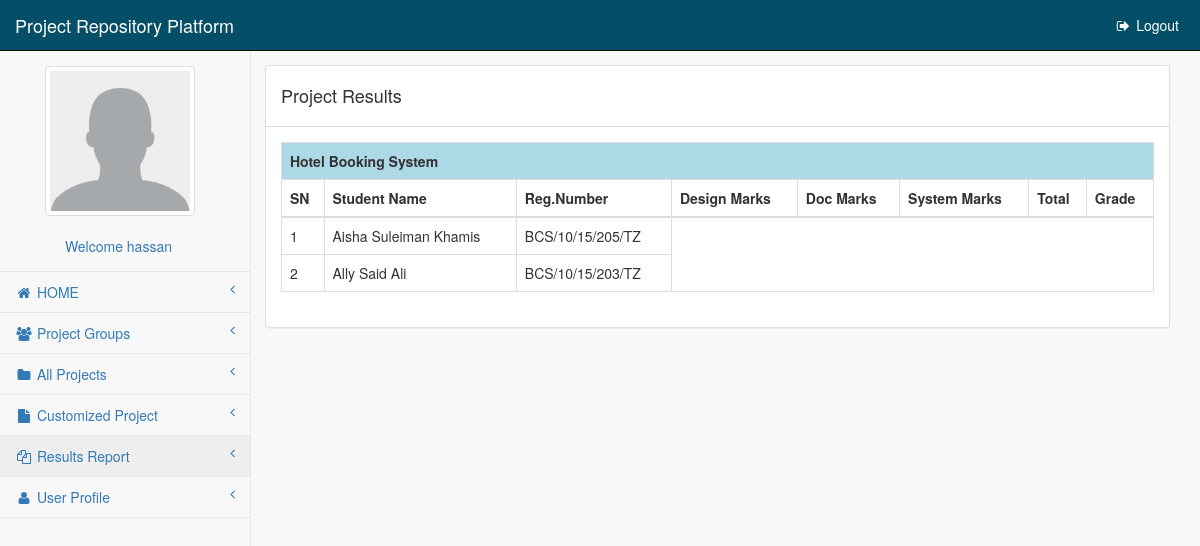
Page /resultReport.php (signed in) on the committed database.
### tables this page shows
CREATE TABLE IF NOT EXISTS `supervisor` (
  `sprID` int(11) NOT NULL,
  `fName` varchar(20) NOT NULL,
  `mName` varchar(20) NOT NULL,
  `lName` varchar(20) NOT NULL,
  `gender` varchar(50) DEFAULT NULL,
  `email` varchar(50) NOT NULL,
  `telNo` varchar(20) NOT NULL,
  `profilePic` varchar(100) DEFAULT 'ProfilePix/user.png',
  `userID` int(11) DEFAULT NULL
);

CREATE TABLE IF NOT EXISTS `project` (
  `projectID` int(11) NOT NULL,
  `title` varchar(200) NOT NULL,
  `problem_statement` text NOT NULL,
  `current_situation` text NOT NULL,
  `proposed_solution` text NOT NULL,
  `main_objectives` text NOT NULL,
  `anticipated_artifact` text NOT NULL,
  `hardware_requirement` text NOT NULL,
  `software_requirements` text NOT NULL,
  `year` varchar(50) NOT NULL,
  `abstract` text,
  `future` text,
  `techID` int(11) DEFAULT NULL,
  `comment_flag` int(11) DEFAULT '0'
);

CREATE TABLE IF NOT EXISTS `student` (
  `stdID` int(11) NOT NULL,
  `fName` varchar(20) NOT NULL,
  `mName` varchar(20) NOT NULL,
  `lName` varchar(20) NOT NULL,
  `gender` varchar(20) DEFAULT NULL,
  `regNo` varchar(20) NOT NULL,
  `email` varchar(50) DEFAULT NULL,
  `telNo` varchar(20) DEFAULT NULL,
  `profilePic` varchar(100) DEFAULT 'ProfilePix/user.png',
  `prgID` int(11) DEFAULT NULL,
  `userID` int(11) DEFAULT NULL
);

### classProject.php (called while the page is built, shortened)
<?php
class project {
    function object() {
        $obj = new database();
        $db = $obj->connect();
        return $db;
    }
    function profileSupervisor($userID) {
        $resultss = $this->object()->query("SELECT * FROM supervisor,user WHERE supervisor.userID='$userID' AND supervisor.userID=user.userID");
        $count=$resultss->num_rows;
		$rows = array();
        while ($count>=1) {
			$rows[] = $resultss->fetch_array();
			$count--;
        }
		return $rows;
	}
	function viewStudentProposal($projectID) {
		$resultss = $this->object()->query("SELECT student.stdID,fName,mName,lName,prgName,prgCode,gender,regNo,telNo,email,student_project.id FROM student,student_project,programme where student_project.projectID='$projectID' AND student.stdID=student_project.stdID AND student.prgID=programme.prgID ORDER BY fName ASC");
        $count=$resultss->num_rows;
		$rows = array();
        while ($count>=1) {
			$rows[] = $resultss->fetch_array();
			$count--;
        }
		return $rows;
	}
    function myGroups($sprID) {
        $resultss = $this->object()->query("SELECT project.projectID,title,year FROM project,student_project,supervisor WHERE supervisor.sprID='$sprID' AND student_project.sprID=supervisor.sprID AND project.projectID=student_project.projectID GROUP BY project.projectID ORDER BY year Desc");
        $count=$resultss->num_rows;
		$rows = array();
        while ($count>=1) {
			$rows[] = $resultss->fetch_array();
			$count--;
        }
        return $rows;
    }
	function viewResult($id) {
		$resultss = $this->object()->query("SELECT * from result where Id='$id'");
        $count=$resultss->num_rows;
		$rows = array();
		return $rows;
	}
}

### resultReport.php (the view, shortened to what this page needs)
<!DOCTYPE html>
<?php
include 'classProject.php';
                  $userID = $_SESSION['id'];
            $obj = new project();
            foreach ($obj->profileSupervisor($userID) as $spr) {
                    $sprID=$spr['sprID'];
                    }
?>
<html lang="en">
    <head>
        <link href="css/bootstrap.min.css" rel="stylesheet">
        <link href="css/metisMenu.min.css" rel="stylesheet">
        <link href="css/startmin.css" rel="stylesheet">
        <link href="css/font-awesome.min.css" rel="stylesheet" type="text/css">
    </head>
    <body>
        <div id="wrapper">
         <?php include 'menuAdmin.php'; ?>
            <div id="page-wrapper" style="margin-top: 35px;">
                <div class="row">
                    <div class="col-lg-12">
                        <div class="panel panel-default" style="margin-left:-16px;">
                            <div class="panel-heading" style="background-color: transparent;">
                                <h4>Project Results</h4>
                            </div>
                        <div class="panel-body">
      <table class="table table-bordered table-responsive-xl table-hover display">
        <?php foreach ($obj->myGroups($sprID) as $prj) {
                        $projectID=$prj['projectID']
                                        ?>
                                       <tr style="background-color: lightblue;"><th colspan="8" align="center"><?php echo $prj['title']?></th></tr>
                          <tr>
                            <th>SN</th>
                            <th>Student Name</th>
                            <th>Reg.Number</th>
                            <th>Design Marks</th>
                            <th>Doc Marks</th>
                            <th>System Marks</th>
                            <th>Total</th>
                            <th>Grade</th>
                            </tr>
                        <tbody>
                                    <?php
                                $count=1;
                foreach ($obj->viewStudentProposal($projectID) as $std) {
                                        ?>
                                        <tr>
                                            <td>
                                               <?php echo $count; ?>
                                            </td>
                                            <td>
                                                <?php
                                                $name=$std['fName'] . " " . $std['mName'] . " " . $std['lName'];
                                                echo $name;
                                                $id=$std['id'];
                                                ?>
                                            </td>
                                            <td>
                                                <?php
                                                echo $std['regNo'];
                                                ?>
                                            </td>
                                        <?php
    foreach ($obj->viewResult($id) as $re) {
         $total=$re['design_marks']+$re['doc_marks']+$re['pres_marks'];
                                        ?>
                                            <td>
                                                 <?php echo $re['design_marks'];?>
                                            </td>
                                            <td>
                                                <?php echo $re['doc_marks'];?>
                                            </td>
                                            <td>
                                                <?php echo $re['pres_marks'];?>
                                            </td>
                                            <td><?php echo $total;?></td>
                                            <td>
                                                <?php
                                                if($total>=70)
                                                    echo "A";
                                                else if($total>=60)
                                                    echo "B+";
                                                else if($total>=50)
                                                    echo "B";
                                                else if($total>=40)
                                                    echo "C";
                                                else if($total>=30)
                                                    echo "D";
                                                else
                                                    echo "F";
                                                ?>
                                            </td>
                                       <?php
                                    }
                                ?>
                    </tr>
                                    <?php
                                    $count++;
                                    }
                                    ?>
                  <?php
                                    }
                                    ?>
                        </tbody>
 </table>
                    </div>
                        </div>
                    </div>
                </div>
                </div>
                </div>
    </body>
</html>

### menuAdmin.php (shortened to what this page needs)
<?php
    $userID = $_SESSION['id'];
    foreach ($obj->profileSupervisor($userID) as $std) {
    $pix=$std['profilePic'];
    }?>
<nav class="navbar navbar-inverse navbar-fixed-top" role="navigation">
                <div class="navbar-header">
                    <a class="navbar-brand">Project Repository Platform</a>
                </div>
                <ul class="nav navbar-right navbar-top-links">
                    <li><a href="logout.php" style="color:white;background-color: #044F67;"><i class="fa fa-sign-out fa-fw"></i> Logout</a></li>
                </ul>
                <div class="navbar-default sidebar" role="navigation">
                    <div class="sidebar-nav navbar-collapse">
                        <ul class="nav" id="side-menu">
						<li class="sidebar-search">
                               <div class="profile clearfix">
							<div class="profile_pic" style="padding-left:30px">
							<img src="<?php echo $pix;?>" alt="..." class="img-thumbnail img-responsive  profile_img" width="150px" height="100px">
							</div>
							<div class="profile_info" style="padding-left:50px;padding-top:20px;">
							<span style="color:#337ab7;"><?php echo "Welcome " .$_SESSION["username"];?></span>
							</div>
							</div>
                        </li>
                            <li>
                                <a href="home.php"><i class="fa fa-home fa-fw"></i> HOME<span class="fa arrow"></span></a>
                            </li>
                                <li>
                                        <a href="projectGroups.php"><i class="fa fa-users fa-fw"></i> Project Groups<span class="fa arrow"></span></a>
                                    </li>
                                    <li <?php if(($_SESSION["role"]=="Project Coordinator") || ($_SESSION["role"]=="project coordinator")|| ($_SESSION["role"]=="PROJECT COORDINATOR")) echo "style='display:none';";?>>
                                        <a href="viewProject.php"><i class="fa fa-folder fa-fw"></i> All Projects<span class="fa arrow"></span></a>
                                    </li>
                                    <li>
                                <a href="customizedProject.php"><i class="fa fa-file fa-fw"></i> Customized Project<span class="fa arrow"></span></a>
                                </li>
                                    <li <?php if(($_SESSION["role"]=="Project Coordinator") || ($_SESSION["role"]=="project coordinator")|| ($_SESSION["role"]=="PROJECT COORDINATOR")) echo "style='display:none';";?>>
                                        <a href="resultReport.php"><i class="fa fa-copy fa-fw"></i> Results Report<span class="fa arrow"></span></a>
                                    </li>
							<li>
                              <a href="profileS.php"><i class="fa fa-user fa-fw"></i> User Profile<span class="fa arrow"></span></a>
                            </li>
                    </div>
            </nav>

### css/startmin.css (style rules this page uses)
body { background-color: #f8f8f8; }
#wrapper { width: 100%; }
#page-wrapper { padding: 30px 15px 0 15px; min-height: 568px; background-color: #f8f8f8; }
@media (min-width:768px) { #page-wrapper { position: inherit; margin-left: 250px; padding: 30px 30px 0 30px; border-left: 1px solid #e7e7e7; } }
.navbar-header { float: left; }
.navbar-right { text-align: right; }
.navbar-top-links { margin: 0; }
.navbar-top-links li { display: inline-block; }
.navbar-top-links li:last-child { margin-right: 6px; }
.navbar-top-links li a { padding: 15px; min-height: 50px; }
.navbar-top-links>li>a { color: #999; }
.sidebar .sidebar-nav.navbar-collapse { padding-right: 0; padding-left: 0; }
.sidebar .sidebar-search { padding: 15px; }
.sidebar ul li { border-bottom: 1px solid #e7e7e7; }
.sidebar ul li a.active { background-color: #eee; }
.sidebar .arrow { float: right; }
.sidebar .fa.arrow:before { content: "\f104"; }
@media (min-width:768px) { .sidebar { z-index: 1; position: absolute; width: 250px; margin-top: 51px; } }

### rows in the picture
supervisor: profilePic (placeholder picture)
project: title "Hotel Booking System"
student: name "Aisha Suleiman Khamis", regNo "BCS/10/15/205/TZ"
student: name "Ally Said Ali", regNo "BCS/10/15/203/TZ"

### other values in the picture
$_SESSION["username"] "hassan"
